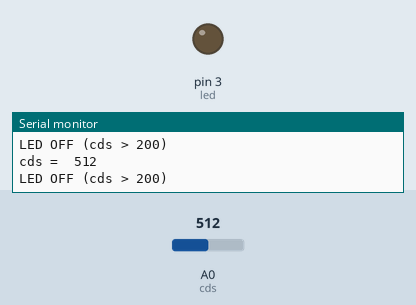
This sketch was run on a simulated Arduino Uno, built with avr-gcc and run on an emulated ATmega328P. On the bench: output pins drawn as LEDs (lit = HIGH), the last lines printed to the serial monitor. The inputs (shaded band) are chosen by the test bench; at power-on: A0 (cds) = 512.

Above: at 1.2 s.
1.3 s: A0 (cds) set to 211
2.8 s: A0 (cds) set to 192
At 3.9 s:
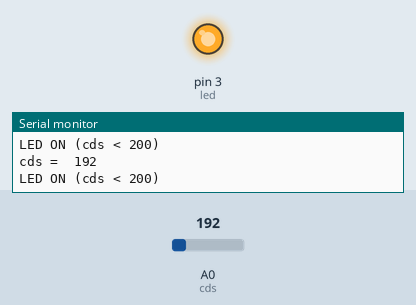
4.3 s: A0 (cds) set to 210
At 5.2 s:
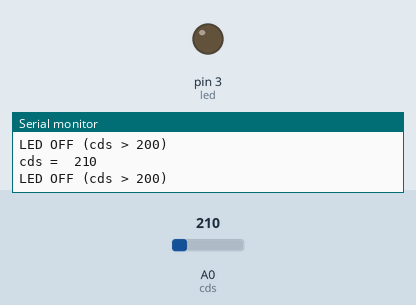
5.9 s: A0 (cds) set to 190
At 6.6 s:
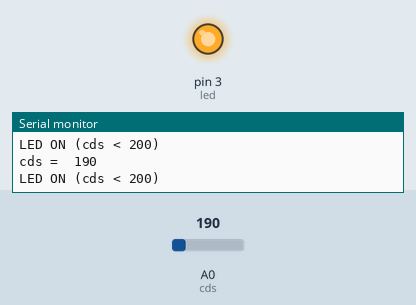
Timing chart, 0 to 8.5 s (numbered marks = the images above; inputs shaded):
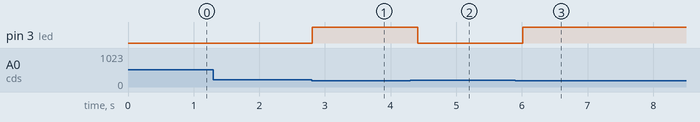

Measured:
- the behaviour switches between 201 and 200 on A0 (cds) (found by bisection; images 0 and 1)
- after the input at 2.8 s, pin 3 (led): LOW → HIGH at once
- after the input at 4.3 s, pin 3 (led): HIGH → LOW after 0.11 s
- after the input at 5.9 s, pin 3 (led): LOW → HIGH after 0.12 s

The sketch:

1week_cds_sensor.ino
```cpp
/*
  제목 : 1week_cds sensor
  내용 : 조도센서가 빛을 받으면 LED ON & 조도센서를 손으로 가려 어둡게 만들면 LED OFF
*/


int cds = A0; // 조도센서를 A0핀으로 선언
int led = 3; // LED를 3번핀으로 선언

void setup()
{
  Serial.begin(9600); // 조도센서의 동작 상태를 확인하기 위하여 시리얼 통신을 설정 (전송속도 9600bps)
  pinMode(led, OUTPUT); // LED핀을 OUTPUT으로 설정
}

void loop()
{
  int cdsValue = analogRead(cds); // 조도센서로부터 측정된 밝기 값을 읽어 cdsValue라는 변수에 저장

  // 측정된 밝기 값을 시리얼 모니터에 출력
  Serial.print("cds =  ");
  Serial.println(cdsValue);

  // 조도센서로부터 측정된 밝기 값이 200보다 크다면(어둡다면), 아래의 블록을 실행
  if (cdsValue > 200)
  {
    digitalWrite(led, LOW); // LED OFF
    Serial.println("LED OFF (cds > 200)"); // 시리얼 모니터에 LED OFF (cds > 200) 출력
  }

  // 조도센서로부터 측정된 밝기 값이 200보다 작다면(빛을 받는다면), 아래의 블록을 실행
  else
  {
    digitalWrite(led, HIGH); // LED ON
    Serial.println("LED ON (cds < 200)"); // 시리얼 모니터에 LED ON (cds < 200) 출력
  }

  delay(200); // 200ms 지연
}
```
